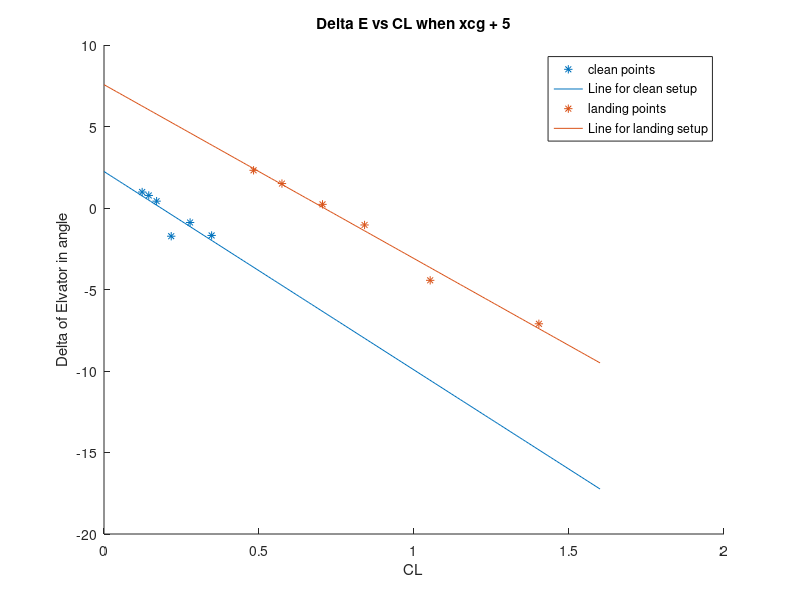

This figure's MATLAB source:
clear
clc

%%Zero xcg AOA vs CL
%%cleaAn
rho=1.225;
IAS = [240,221.25,203.8,180,158.9,142]*0.5144;
MassOfFuel=(3100+503+[910.75,897,884.1,869.6,861.6,854]).*0.453592;
WeightOfFuel = MassOfFuel.*9.81;
CL = WeightOfFuel./(0.5.*rho.*IAS.^2.*17.48);
AoA=[-0.8,-0.5,-0.197,0.4365,1.214,2.026];

p1=polyfit(AoA,CL,1);
scatter(AoA,CL);
range = [-10:0.1:10];
hold on
plot(range,p1(1).*range + p1(2));
%%
%landing
IAS_landing = ([119.4,109.7,99.13,90.9,80.6,69.72])*0.5144;
MassOfFuel_landing = ([776.5,795.1,807,818.8,748.9,738.5]+3100+503).*0.453592;

WeightofFuel_landing = MassOfFuel_landing.*9.81;
CL_landing = WeightofFuel_landing./(0.5.*rho.*IAS_landing.^2.*17.48);
AoA_landing = [-5.547,-4.593,-3.096,-1.731,1.525,4.986];

hold on
scatter(AoA_landing,CL_landing,'*');
p2 = polyfit(AoA_landing,CL_landing,1);
hold on
plot(range,p2(1).*range+p2(2));
legend('points for clean setup','line for clean setup','points for landing setup','line for landing setup');
xlabel('Angel of attack in degree');
ylabel('CL(Coefficient of life)');
title('CL vs AoA for Xcg + 5');
hold off



%%
%clean 
%delta e and Cl
%cd = 0

rangeCL=[0:0.01:1.6];
deltaE=[0.07*14,0.055*14,0.03*14,-0.05767*30,-0.02962*30,-0.05614*30];
scatter(CL,deltaE,'*');
pdeltaE = polyfit(CL,deltaE,1);
hold on
plot(rangeCL,pdeltaE(1).*rangeCL+pdeltaE(2));
hold on
%%
%landing
deltaE_landing=[0.1652*14,0.1071*14,0.01603*14,-0.03469*30,-0.1479*30,-0.2368*30];
scatter(CL_landing,deltaE_landing,'*');
pdeltaE_landing = polyfit(CL_landing,deltaE_landing,1);
hold on
plot(rangeCL,pdeltaE_landing(1).*rangeCL+pdeltaE_landing(2));
title('Delta E vs CL when xcg + 5')
xlabel('CL')
ylabel('Delta of Elvator in angle');
legend('clean points','Line for clean setup','landing points','Line for landing setup');

%clean dDeltaE/dCl = -12.1741
%landing = -10.6681